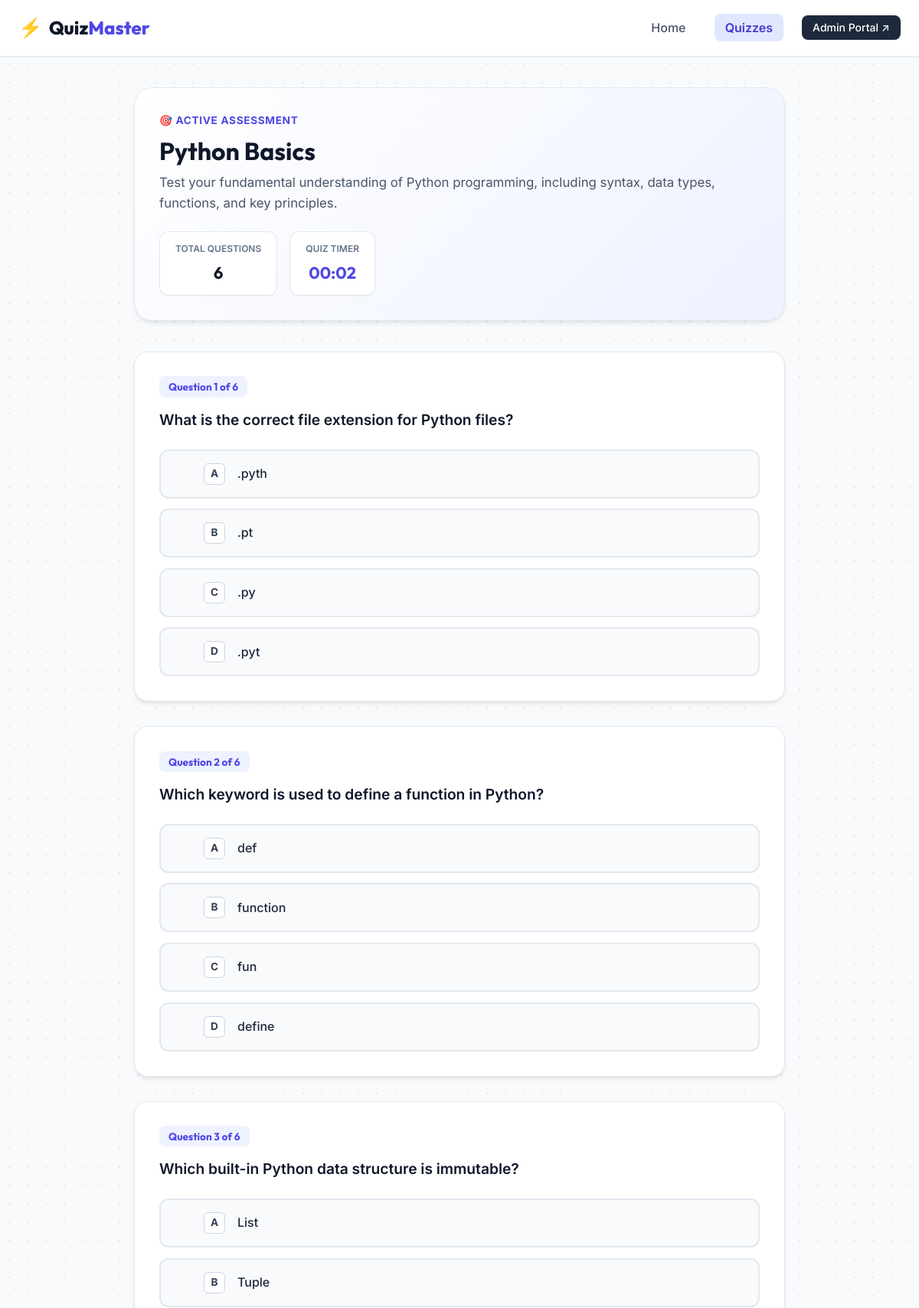
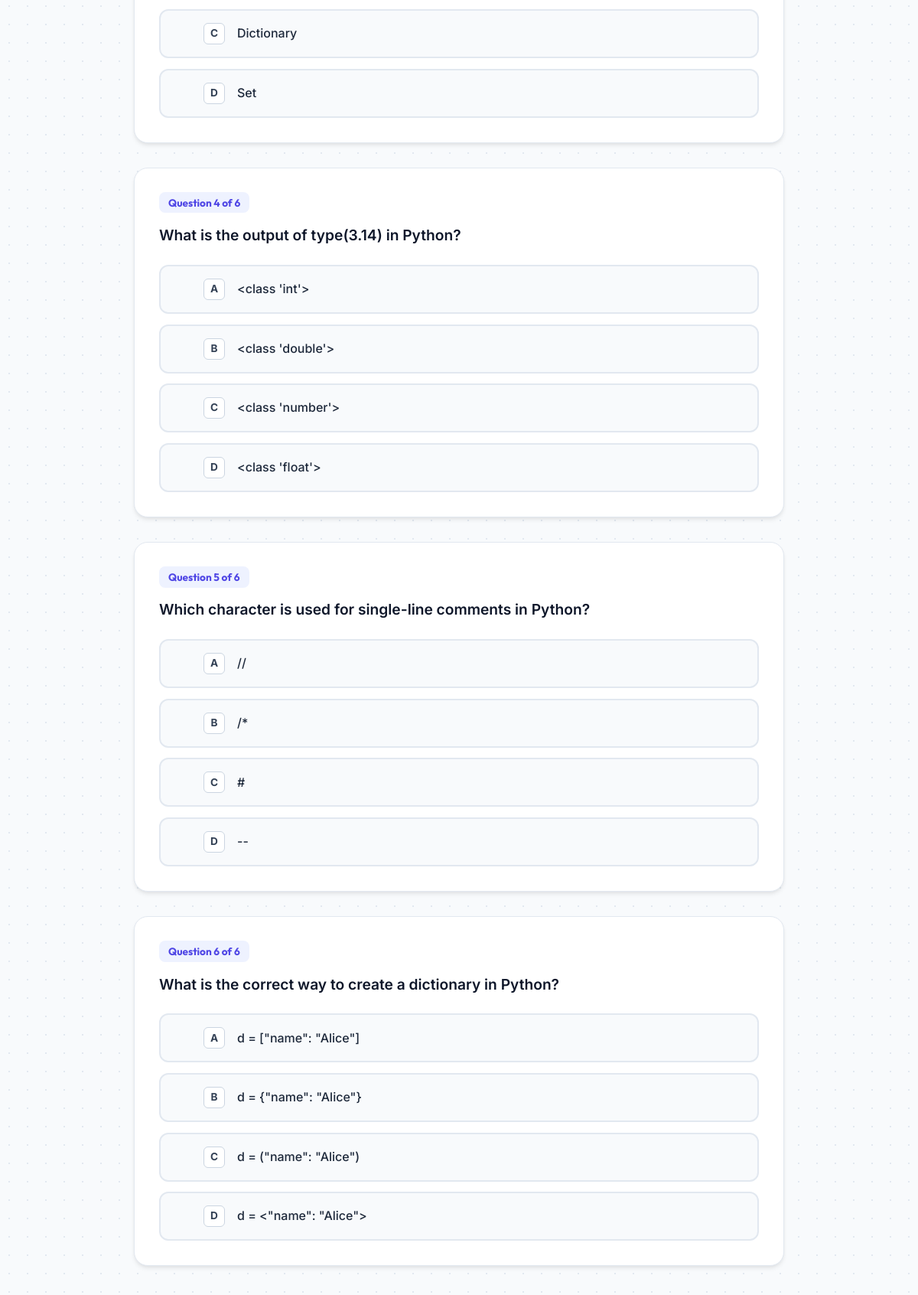
The app's page /quiz/1/ (upper part) with its own data (2 pictures, top to bottom).
### quiz/models.py (models this page shows, shortened)
class Quiz(models.Model):
    title = models.CharField(
        max_length=200,
        help_text="Title of the quiz (e.g. Python Basics, Django Fundamentals)"
    )
    description = models.TextField(
        help_text="Brief description explaining what this quiz covers"
    )
    created_at = models.DateTimeField(
        auto_now_add=True,
        help_text="Timestamp when the quiz was created"
    )
    is_active = models.BooleanField(
        default=True,
        help_text="Whether this quiz is published and accessible to students"
    )
    class Meta:
        verbose_name = "Quiz"
        verbose_name_plural = "Quizzes"
        ordering = ['-created_at']

class Question(models.Model):
    ANSWER_CHOICES = [
        ('option1', 'Option 1'),
        ('option2', 'Option 2'),
        ('option3', 'Option 3'),
        ('option4', 'Option 4'),
    ]
    quiz = models.ForeignKey(
        Quiz,
        on_delete=models.CASCADE,
        related_name='questions',
        help_text="The quiz this question belongs to"
    )
    question_text = models.TextField(
        help_text="The question prompt or problem statement"
    )
    option1 = models.CharField(
        max_length=255,
        help_text="First multiple choice option"
    )
    option2 = models.CharField(
        max_length=255,
        help_text="Second multiple choice option"
    )
    option3 = models.CharField(
        max_length=255,
        help_text="Third multiple choice option"
    )
    option4 = models.CharField(
        max_length=255,
        help_text="Fourth multiple choice option"
    )
    correct_answer = models.CharField(
        max_length=10,
        choices=ANSWER_CHOICES,
        help_text="Select which option is the correct answer"
    )
    class Meta:
        verbose_name = "Question"
        verbose_name_plural = "Questions"

### quiz/views.py (the view)
# urls.py: path('quiz/<int:quiz_id>/', views.quiz_detail, name='quiz_detail'),
def quiz_detail(request, quiz_id):
    quiz = get_object_or_404(Quiz, id=quiz_id, is_active=True)
    questions = quiz.questions.all()
    has_questions = questions.exists()
    context = {
        'quiz': quiz,                   # Quiz object details (Title, Description)
        'questions': questions,         # Is quiz ke saare questions ki list
        'has_questions': has_questions, # Boolean flag (True/False)
    }
    return render(request, 'quiz_detail.html', context)

### templates/quiz_detail.html (shortened to what this page needs)
{% extends 'base.html' %}
{% block content %}
<div class="quiz-detail-wrapper">
    <div class="quiz-detail-header">
        <div class="quiz-info">
            <span class="quiz-category-tag">🎯 Active Assessment</span>
            <h1 class="quiz-main-title">{{ quiz.title }}</h1>
            <p class="quiz-main-description">{{ quiz.description }}</p>
        </div>
        <div class="quiz-meta-box">
            <div class="meta-item">
                <span class="meta-label">Total Questions</span>
                <span class="meta-value">{{ questions|length }}</span>
            </div>
            <div class="meta-item timer-box" id="timerContainer">
                <span class="meta-label">Quiz Timer</span>
                <span class="meta-value" id="quizTimer">00:00</span>
            </div>
        </div>
    </div>
    {% if has_questions %}
    <form id="quizForm" method="POST" action="{% url 'submit_quiz' quiz.id %}" class="quiz-form">
        <div class="questions-list">
            {% for question in questions %}
            <div class="question-card" id="card_question_{{ question.id }}" data-question-id="{{ question.id }}">
                <div class="question-header">
                    <span class="question-number">Question {{ forloop.counter }} of {{ questions|length }}</span>
                </div>
                <div class="question-body">
                    <p class="question-text">{{ question.question_text }}</p>
                </div>
                <div class="options-group">
                    <label class="option-label" for="q{{ question.id }}_opt1">
                        <span class="custom-radio"></span>
                        <span class="option-badge">A</span>
                        <span class="option-text">{{ question.option1 }}</span>
                    </label>
                    <label class="option-label" for="q{{ question.id }}_opt2">
                        <span class="custom-radio"></span>
                        <span class="option-badge">B</span>
                        <span class="option-text">{{ question.option2 }}</span>
                    </label>
                    <label class="option-label" for="q{{ question.id }}_opt3">
                        <span class="custom-radio"></span>
                        <span class="option-badge">C</span>
                        <span class="option-text">{{ question.option3 }}</span>
                    </label>
                    <label class="option-label" for="q{{ question.id }}_opt4">
                        <span class="custom-radio"></span>
                        <span class="option-badge">D</span>
                        <span class="option-text">{{ question.option4 }}</span>
                    </label>
                </div>
            </div>
            {% endfor %}
        </div>
    </form>
    {% endif %}
</div>
{% endblock %}

### static/css/style.css (style rules this page uses)
:root { --primary-50: #eef2ff; --primary-100: #e0e7ff; --primary-500: #6366f1; --primary-600: #4f46e5; --primary-700: #4338ca; --slate-50: #f8fafc; --slate-100: #f1f5f9; --slate-200: #e2e8f0; --slate-300: #cbd5e1; --slate-500: #64748b; --slate-600: #475569; --slate-700: #334155; --slate-800: #1e293b; --slate-900: #0f172a; --success-50: #ecfdf5; --success-500: #10b981; --success-600: #059669; --success-700: #047857; --danger-50: #fef2f2; --danger-500: #ef4444; --danger-600: #dc2626; --danger-700: #b91c1c; --warning-50: #fffbeb; --warning-500: #f59e0b; --warning-600: #d97706; --font-heading: 'Outfit', -apple-system, BlinkMacSystemFont, 'Segoe UI', Roboto, sans-serif; --font-body: 'Inter', -apple-system, BlinkMacSystemFont, 'Segoe UI', Roboto, sans-serif; --radius-sm: 8px; --radius-md: 12px; --radius-lg: 18px; --radius-xl: 24px; --shadow-sm: 0 1px 2px 0 rgba(0, 0, 0, 0.05); --shadow-md: 0 4px 6px -1px rgba(0, 0, 0, 0.08), 0 2px 4px -1px rgba(0, 0, 0, 0.04); --shadow-lg: 0 10px 25px -3px rgba(0, 0, 0, 0.08), 0 4px 6px -2px rgba(0, 0, 0, 0.04); --shadow-xl: 0 20px 30px -5px rgba(0, 0, 0, 0.12), 0 8px 10px -6px rgba(0, 0, 0, 0.04); --transition-fast: 0.15s ease; --transition-normal: 0.25s ease; }
*, *::before, *::after { box-sizing: border-box; margin: 0; padding: 0; }
body { font-family: var(--font-body); color: var(--slate-800); background-color: #f8fafc; background-image: radial-gradient(#e2e8f0 1px, transparent 1px); background-size: 24px 24px; line-height: 1.6; min-height: 100vh; display: flex; flex-direction: column; }
h1, h2, h3, h4, h5, h6 { font-family: var(--font-heading); color: var(--slate-900); font-weight: 700; line-height: 1.25; }
.quiz-detail-wrapper { max-width: 850px; margin: 0 auto; }
.quiz-detail-header { background: linear-gradient(135deg, #ffffff, var(--primary-50)); border: 1px solid var(--slate-200); border-radius: var(--radius-xl); padding: 2rem; margin-bottom: 2.5rem; box-shadow: var(--shadow-md); display: flex; justify-content: space-between; align-items: center; flex-wrap: wrap; gap: 1.5rem; }
.quiz-category-tag { font-size: 0.85rem; font-weight: 700; color: var(--primary-600); text-transform: uppercase; letter-spacing: 0.05em; margin-bottom: 0.5rem; display: block; }
.quiz-main-title { font-size: 2rem; margin-bottom: 0.5rem; }
.quiz-main-description { color: var(--slate-600); font-size: 1.05rem; }
.quiz-meta-box { display: flex; gap: 1rem; }
.meta-item { background: #ffffff; border: 1px solid var(--slate-200); padding: 0.75rem 1.25rem; border-radius: var(--radius-md); text-align: center; box-shadow: var(--shadow-sm); }
.meta-label { display: block; font-size: 0.75rem; color: var(--slate-500); font-weight: 600; text-transform: uppercase; margin-bottom: 0.25rem; }
.meta-value { font-family: var(--font-heading); font-size: 1.35rem; font-weight: 700; color: var(--slate-900); }
.timer-box .meta-value { color: var(--primary-600); }
.questions-list { display: flex; flex-direction: column; gap: 2rem; margin-bottom: 2.5rem; }
.question-card { background: #ffffff; border: 1px solid var(--slate-200); border-radius: var(--radius-lg); padding: 2rem; box-shadow: var(--shadow-md); transition: border-color var(--transition-fast); }
.question-header { margin-bottom: 1rem; }
.question-number { font-family: var(--font-heading); font-size: 0.85rem; font-weight: 700; color: var(--primary-600); background: var(--primary-50); padding: 0.3rem 0.75rem; border-radius: var(--radius-sm); }
.question-text { font-size: 1.2rem; font-weight: 600; color: var(--slate-900); line-height: 1.5; margin-bottom: 1.5rem; }
.options-group { display: flex; flex-direction: column; gap: 0.85rem; }
.option-label { display: flex; align-items: center; gap: 1rem; padding: 1rem 1.25rem; border: 2px solid var(--slate-200); border-radius: var(--radius-md); cursor: pointer; background: var(--slate-50); transition: all var(--transition-fast); position: relative; user-select: none; }
.custom-radio { width: 20px; height: 20px; border: 2px solid var(--slate-400); border-radius: 50%; display: inline-block; position: relative; transition: all var(--transition-fast); flex-shrink: 0; }
.option-badge { width: 28px; height: 28px; display: flex; align-items: center; justify-content: center; background: #ffffff; border: 1px solid var(--slate-300); border-radius: 6px; font-weight: 700; font-size: 0.85rem; color: var(--slate-700); flex-shrink: 0; }
.option-text { font-size: 1rem; color: var(--slate-800); font-weight: 500; flex: 1; }

### records on screen
Quiz: title "Python Basics", description "Test your fundamental understanding of Python programming, including syntax, data types, functions, and key principles."
Question: questions "6", question_text "What is the correct file extension for Python files?", option1 ".pyth", option2 ".pt", option3 ".py", option4 ".pyt"
Question: questions "6", question_text "Which keyword is used to define a function in Python?", option1 "def", option2 "function", option3 "fun", option4 "define"
Question: questions "6", question_text "Which built-in Python data structure is immutable?", option1 "List", option2 "Tuple", option3 "Dictionary", option4 "Set"
Question: questions "6", question_text "What is the output of type(3.14) in Python?", option1 "<class 'int'>", option2 "<class 'double'>", option3 "<class 'number'>", option4 "<class 'float'>"
Question: questions "6", question_text "Which character is used for single-line comments in Python?", option1 "//", option2 "/*", option3 "#", option4 "--"
Question: questions "6", question_text "What is the correct way to create a dictionary in Python?", option1 "d = [\"name\": \"Alice\"]", option2 "d = {\"name\": \"Alice\"}", option3 "d = (\"name\": \"Alice\")", option4 "d = <\"name\": \"Alice\">"

### other values on screen
{{ questions|length }} "6"
